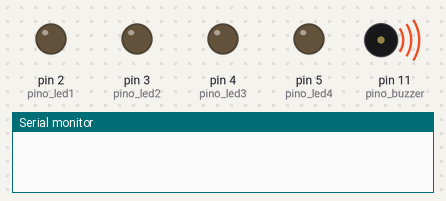
Simulated run of this sketch. Board: Arduino Uno, built with avr-gcc and run on an emulated ATmega328P. On the bench: output pins drawn as LEDs (lit = HIGH), buzzer (waves = sounding), the last lines printed to the serial monitor.

Above: at 0.12 s.
At 0.72 s:
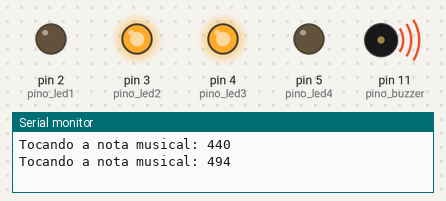
At 3.1 s:
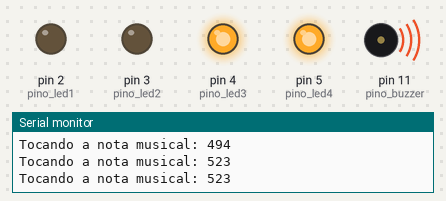
At 14.6 s:
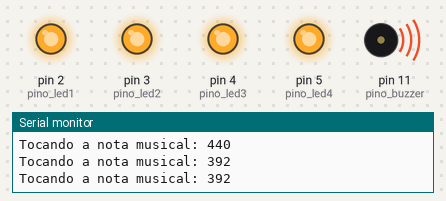
At 22.75 s:
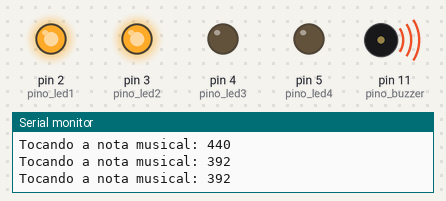
At 32.1 s:
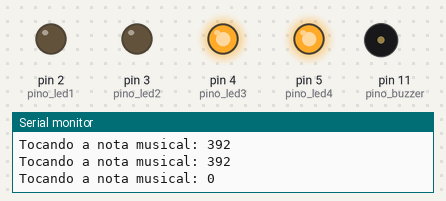
Timing chart, 0 to 40.0 s (numbered marks = the images above):
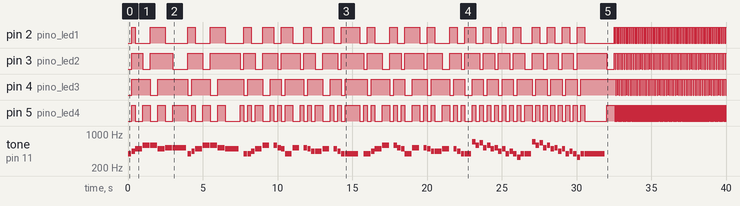

The sketch:

exemplo_fogueira2_0.ino
```cpp
/*
  Fogueira v2.0 - Asa branca (Projeto Completo)

  Conecte o buzzer no pino 11
  Conecte os LEDs no pino 2,3,4,5
  OU modifique os pinos abaixo

  Código feito por DjEdu28 (Luis Eduardo) e inspirado em:
             https://github.com/robsoncouto/arduino-songs
                                       Robson Couto, 2019
  Projeto do marco 3 de Jupiter
  Plataforma: https://inovonline.vercel.app

  Simule este projeto no WOKWI.com

* Projeto completo:
  https://wokwi.com/arduino/projects/311106072082383424

* Projeto Base:
  https://wokwi.com/arduino/projects/318278352284680770


*/
// mude para o pino do buzzer que deseja usar
#define pino_buzzer 11
// mude ou adicione o pino dos LEDs
#define pino_led1  2
#define pino_led2  3
#define pino_led3  4
#define pino_led4  5

// mude isso para tornar a música mais lenta ou mais rápida 120 é a velocidade normal
int tempo = 120; // unidade em BPM (Batidas Por Minuto)


void setup() {
  Serial.begin(9600);

  pinMode(pino_led1, OUTPUT);
  pinMode(pino_led2, OUTPUT);
  pinMode(pino_led3, OUTPUT);
  pinMode(pino_led4, OUTPUT);

  pinMode(pino_buzzer, OUTPUT);

}

void loop() {

    tocarMusica(pino_buzzer);
    efeitos();
    //Serial.println(x);
}

// iniciando o X com o valor zero
int x = 0;
void efeitos(){

  // Fazendo o efeito segundo o número de x;
  if (x==0) { // efeito 0
    digitalWrite(pino_led1, HIGH);
    digitalWrite(pino_led2, HIGH);
    digitalWrite(pino_led3, HIGH);
    digitalWrite(pino_led4, HIGH);
  }
  if (x==1) { // efeito 1
    digitalWrite(pino_led1, LOW);
    digitalWrite(pino_led2, HIGH);
    digitalWrite(pino_led3, HIGH);
    digitalWrite(pino_led4, LOW);
  }
  if (x==2) { // efeito 2
    digitalWrite(pino_led1, LOW);
    digitalWrite(pino_led2, LOW);
    digitalWrite(pino_led3, HIGH);
    digitalWrite(pino_led4, HIGH);
  }
  if (x==3) { // efeito 3
    digitalWrite(pino_led1, HIGH);
    digitalWrite(pino_led2, HIGH);
    digitalWrite(pino_led3, LOW);
    digitalWrite(pino_led4, LOW);
  }

  // A terminar o efeito, soma um no valor de x
  x++;
  // Se o valor de 3 for maior que o número de efeito que temos, então zera o valor de x
  if (x>3) {x=0;}
}
```

musica.ino
```cpp
// Todas as notas musicais
#define NOTE_B0  31
#define NOTE_C1  33
#define NOTE_CS1 35
#define NOTE_D1  37
#define NOTE_DS1 39
#define NOTE_E1  41
#define NOTE_F1  44
#define NOTE_FS1 46
#define NOTE_G1  49
#define NOTE_GS1 52
#define NOTE_A1  55
#define NOTE_AS1 58
#define NOTE_B1  62
#define NOTE_C2  65
#define NOTE_CS2 69
#define NOTE_D2  73
#define NOTE_DS2 78
#define NOTE_E2  82
#define NOTE_F2  87
#define NOTE_FS2 93
#define NOTE_G2  98
#define NOTE_GS2 104
#define NOTE_A2  110
#define NOTE_AS2 117
#define NOTE_B2  123
#define NOTE_C3  131
#define NOTE_CS3 139
#define NOTE_D3  147
#define NOTE_DS3 156
#define NOTE_E3  165
#define NOTE_F3  175
#define NOTE_FS3 185
#define NOTE_G3  196
#define NOTE_GS3 208
#define NOTE_A3  220
#define NOTE_AS3 233
#define NOTE_B3  247
#define NOTE_C4  262
#define NOTE_CS4 277
#define NOTE_D4  294
#define NOTE_DS4 311
#define NOTE_E4  330
#define NOTE_F4  349
#define NOTE_FS4 370
#define NOTE_G4  392
#define NOTE_GS4 415
#define NOTE_A4  440
#define NOTE_AS4 466
#define NOTE_B4  494
#define NOTE_C5  523
#define NOTE_CS5 554
#define NOTE_D5  587
#define NOTE_DS5 622
#define NOTE_E5  659
#define NOTE_F5  698
#define NOTE_FS5 740
#define NOTE_G5  784
#define NOTE_GS5 831
#define NOTE_A5  880
#define NOTE_AS5 932
#define NOTE_B5  988
#define NOTE_C6  1047
#define NOTE_CS6 1109
#define NOTE_D6  1175
#define NOTE_DS6 1245
#define NOTE_E6  1319
#define NOTE_F6  1397
#define NOTE_FS6 1480
#define NOTE_G6  1568
#define NOTE_GS6 1661
#define NOTE_A6  1760
#define NOTE_AS6 1865
#define NOTE_B6  1976
#define NOTE_C7  2093
#define NOTE_CS7 2217
#define NOTE_D7  2349
#define NOTE_DS7 2489
#define NOTE_E7  2637
#define NOTE_F7  2794
#define NOTE_FS7 2960
#define NOTE_G7  3136
#define NOTE_GS7 3322
#define NOTE_A7  3520
#define NOTE_AS7 3729
#define NOTE_B7  3951
#define NOTE_C8  4186
#define NOTE_CS8 4435
#define NOTE_D8  4699
#define NOTE_DS8 4978
#define REST      0


// O padrão da música é nota musical seguida da duração da nota tocada.

// Sobre a duração:
// Um 4 significa uma semínima, 8 uma décima oitava, 16 uma semicolcheia, assim por diante
// !! Números negativos são usados para representar notas pontilhadas,
//    então -4 significa uma semínima pontilhada, isto é, uma semínima mais uma décima oitava!!

// coloque dentro dos {} o padrão da música
int musica[] = {

  // Asa branca - Luiz Gonzaga
  // Partitura disponível em: https://musescore.com/user/190926/scores/181370

  NOTE_G4,8, NOTE_A4,8, NOTE_B4,4, NOTE_D5,4, NOTE_D5,4, NOTE_B4,4,
  NOTE_C5,4, NOTE_C5,2, NOTE_G4,8, NOTE_A4,8,
  NOTE_B4,4, NOTE_D5,4, NOTE_D5,4, NOTE_C5,4,

  NOTE_B4,2, REST,8, NOTE_G4,8, NOTE_G4,8, NOTE_A4,8,
  NOTE_B4,4, NOTE_D5,4, REST,8, NOTE_D5,8, NOTE_C5,8, NOTE_B4,8,
  NOTE_G4,4, NOTE_C5,4, REST,8, NOTE_C5,8, NOTE_B4,8, NOTE_A4,8,

  NOTE_A4,4, NOTE_B4,4, REST,8, NOTE_B4,8, NOTE_A4,8, NOTE_G4,8,
  NOTE_G4,2, REST,8, NOTE_G4,8, NOTE_G4,8, NOTE_A4,8,
  NOTE_B4,4, NOTE_D5,4, REST,8, NOTE_D5,8, NOTE_C5,8, NOTE_B4,8,

  NOTE_G4,4, NOTE_C5,4, REST,8, NOTE_C5,8, NOTE_B4,8, NOTE_A4,8,
  NOTE_A4,4, NOTE_B4,4, REST,8, NOTE_B4,8, NOTE_A4,8, NOTE_G4,8,
  NOTE_G4,4, NOTE_F5,8, NOTE_D5,8, NOTE_E5,8, NOTE_C5,8, NOTE_D5,8, NOTE_B4,8,

  NOTE_C5,8, NOTE_A4,8, NOTE_B4,8, NOTE_G4,8, NOTE_A4,8, NOTE_G4,8, NOTE_E4,8, NOTE_G4,8,
  NOTE_G4,4, NOTE_F5,8, NOTE_D5,8, NOTE_E5,8, NOTE_C5,8, NOTE_D5,8, NOTE_B4,8,
  NOTE_C5,8, NOTE_A4,8, NOTE_B4,8, NOTE_G4,8, NOTE_A4,8, NOTE_G4,8, NOTE_E4,8, NOTE_G4,8,
  NOTE_G4,-2, REST,4

};


// calculando a quantidade de notas musicais na música
int total_notas = sizeof(musica) / sizeof(musica[0]) / 2;
// isso calcula a duração de uma nota musical inteira em ms
int nota_inteira = (60000 * 4) / tempo;
// divisor da nota musical
int divisor = 0;
// duração da nota musical
int nota_duracao = 0;

// nota que ele deve tocar
int nota_atual = 0;

// função que reinicia a contagem
void resetarMusica(){
  nota_atual=0;
}

// função que toca uma nota musical
int tocarMusica(int buzzer){
  // Iterando sobre as notas da música.
  // Lembre-se, a matriz é o dobro do número de notas (notas + durações)
  //    então começamos a iterar do 0 e vamos até a última nota
  //    e toda vez que a função é encerrada somamos 2 ao número nota_atual

  // calcula a duração da nota atual
    divisor = musica[nota_atual + 1];// pegamos o valor do divisor da nota atual
    if (divisor > 0) {
      // nota regular, apenas prossiga
      nota_duracao = (nota_inteira) / (divisor);
    } else if (divisor < 0) {
      // Notas pontilhadas são representadas com durações negativas !!
      nota_duracao = (nota_inteira) / abs(divisor);
      nota_duracao *= 1.5; // aumenta a duração pela metade para total_notas pontilhada
    }

  // Só tocamos a nota por 90% da duração, deixando 10% como uma pausa
    tone(buzzer, musica[nota_atual], nota_duracao * 0.9);

  // Aguardamos a duração específica antes de tocar a próxima nota.
    delay(nota_duracao);

  // parar de emitir som antes de ir para próxima nota
    noTone(buzzer);

  if (nota_atual < total_notas*2) {
    nota_atual = nota_atual + 2;
  }
  else if (nota_atual > total_notas*2){
    Serial.println("Parei de tocar a musica");
    delay(200);
    return -1;
  }
  Serial.print("Tocando a nota musical: ");
  Serial.println(musica[nota_atual]);
  return musica[nota_atual];
}
```

Measured:
- by itself, pin 2 (pino_led1): LOW → HIGH at 0.25 s, → LOW 0.25 s later, → HIGH 1.0 s later, → LOW 1.0 s later, … (171 changes in this stretch)
- by itself, pin 3 (pino_led2): LOW → HIGH at 0.25 s, → LOW 0.75 s later, → HIGH 0.50 s later, → LOW 1.5 s later, … (171 changes in this stretch)
- by itself, pin 4 (pino_led3): LOW → HIGH at 0.25 s, → LOW 1.3 s later, → HIGH 0.50 s later, → LOW 2.0 s later, … (168 changes in this stretch)
- by itself, pin 5 (pino_led4): LOW → HIGH at 0.25 s, → LOW 0.25 s later, → HIGH 0.50 s later, → LOW 0.50 s later, … (338 changes in this stretch)
- by itself, tone on pin 11 (pino_buzzer): plays 392 Hz for 0.23 s, 440 Hz for 0.23 s, 494 Hz for 0.45 s, 587 Hz for 0.45 s, 587 Hz for 0.45 s, 494 Hz for 0.45 s … (83 notes in this stretch)
